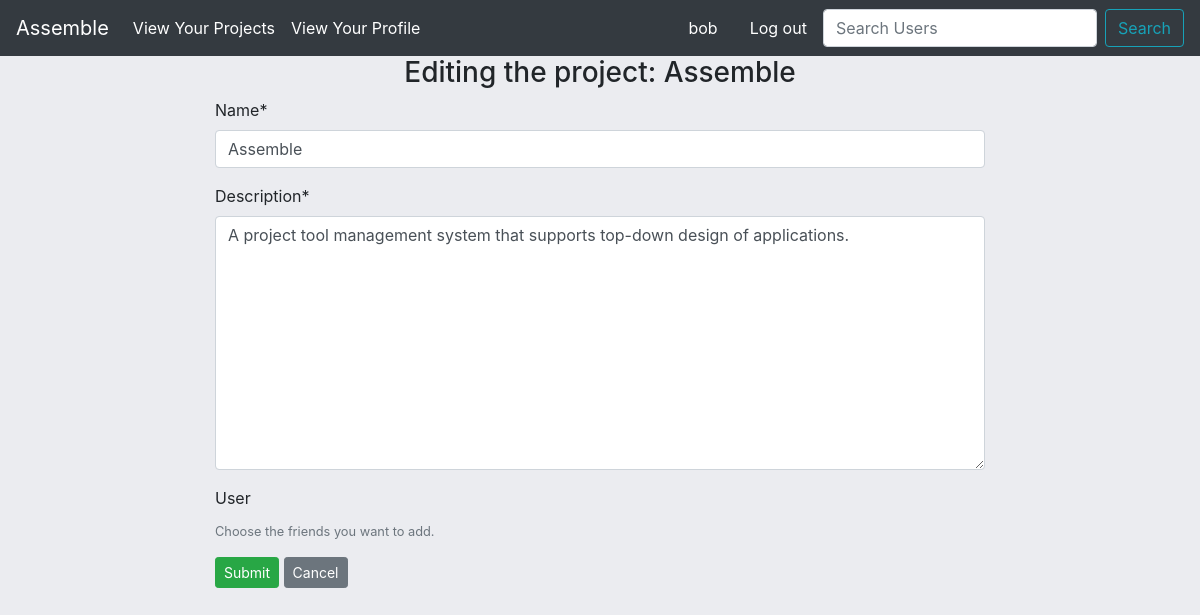
The app's page /project-list/edit-project/2/ (signed in) with its own data.
### assemble/models.py (models this page shows, shortened)
class Project(models.Model):
    name = models.CharField(max_length=60)
    description = models.TextField(max_length=400)
    user = models.ManyToManyField('Profile',blank=True)
    owner = models.ForeignKey('Profile',blank=True,on_delete=models.CASCADE,related_name="creator")
    slug = models.SlugField(max_length=100,unique=True,blank=True,null=True)
    completed= models.BooleanField(default=False)

### assemble/views.py (the view, shortened to what this page needs)
# urls.py: path('project-list/edit-project/<pk>/',ProjectEditView.as_view(),name='edit-project'),
class ProjectEditView(LoginRequiredMixin,UpdateView):
    model = Project
    form_class = ProjectEditForm
    template_name = 'assemble/form_templates/project_edit_form.html'
    success_url = reverse_lazy('project-list')
    def get_form_kwargs(self):
        kwargs = super(ProjectEditView,self).get_form_kwargs()
        kwargs['user'] = self.request.user
        return kwargs

### assemble/forms.py
class ProjectEditForm(forms.ModelForm):
    class Meta:
        model = Project
        fields = ['name','description','user']
    def __init__(self,user,*args,**kwargs):
        super(ProjectEditForm,self).__init__(*args,**kwargs)
        is_me = Profile.objects.get(user=user)
        self.fields['user'].queryset = is_me.friends.all()
        self.fields['user'].widget = forms.widgets.CheckboxSelectMultiple()
        self.fields['user'].help_text = "Choose the friends you want to add."
    """
    def get_form_kwargs(self):
        kwargs = super(ProjectEditForm,self).get_form_kwargs()
        kwargs['user'] = self.request.user
        return kwargs
    """

### templates/assemble/form_templates/project_edit_form.html (shortened to what this page needs)
{% extends 'assemble/base.html' %}
{% load crispy_forms_tags %}
{% block content %}
<h3 class="text-center">Editing the project: {{ project.name }}</h3>
<div class="row justify-content-center">
    <div class="col-sm-8">
        <form method="post" action="{% url 'edit-project' project.id %}">
            {{ form|crispy }}
            <input type="submit" placeholder="Make Changes" class="btn btn-sm btn-success">
            <a class="btn btn-sm btn-secondary" href="{% url 'project-list' %}">Cancel</a>
        </form>
    </div>
</div>
{% endblock content %}

### templates/assemble/navbar_horizontal.html (shortened to what this page needs)
<nav class="navbar sticky-top navbar-expand-lg navbar-light bg-dark">
    <a class="navbar-brand text-white" href="{% url 'home' %}">
        Assemble
    </a>
    <ul class="navbar-nav mr-auto">
        {% if not user.is_authenticated %}
            <li class="nav-item">
                <a class="nav-link text-white" href="{% url 'login' %}">Login</a>
            </li>
            <li class="nav-item">
                <a class="nav-link text-white" href="{% url 'sign-up' %}">Sign up</a>
            </li>
        </ul>
        {% else %}
            <li class="nav-item">
                <a class="nav-link text-white" href="{% url 'project-list' %}">
                    View Your Projects
                </a>
            </li>
            <li class="nav-item">
                <a class="nav-link text-white" href="{% url 'profile' %}">
                    View Your Profile
                </a>
            </li>
        </ul>
        <a class="nav-link disabled navbar-text text-white">{{ user.username }}</a>
        <a class="nav-link text-white navbar-text" href="{% url 'logged_out' %}">Log out</a>
        <form class="form-inline" method="post" action="{% url 'search-user' %}">
            <input class="form-control mr-sm-2" name="username" type="search" placeholder="Search Users" aria-label="Search">
            <button class="btn btn-outline-info my-2 my-sm-0" type="submit">Search</button>
        </form>
        {% endif %}
</nav>

### records on screen
Project: name "Assemble", description "A project tool management system that supports top-down design of applications."

### other values on screen
{{ user.username }} "bob"
